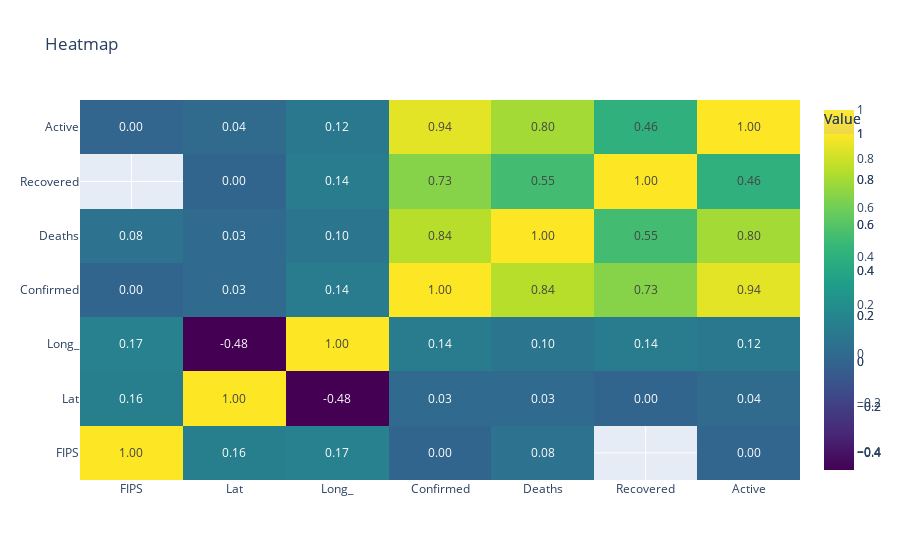

The cell this chart's notebook holds for it:
### Code cell
fig.add_trace(
    go.Heatmap(
        x=doc2.columns,
        y=doc2.index,
        z=doc2.values,
        colorscale="Viridis",
        colorbar={
            "title":"Value"
        },
        text=doc2.values,
        texttemplate="%{z:.2f}",
        hovertemplate="X : %{x}<br>Y : %{y}<br>Value : %{z:.2f}<br>Custom Info"
    )
)

fig.update_layout(
    title="Heatmap"
)

fig.show()
